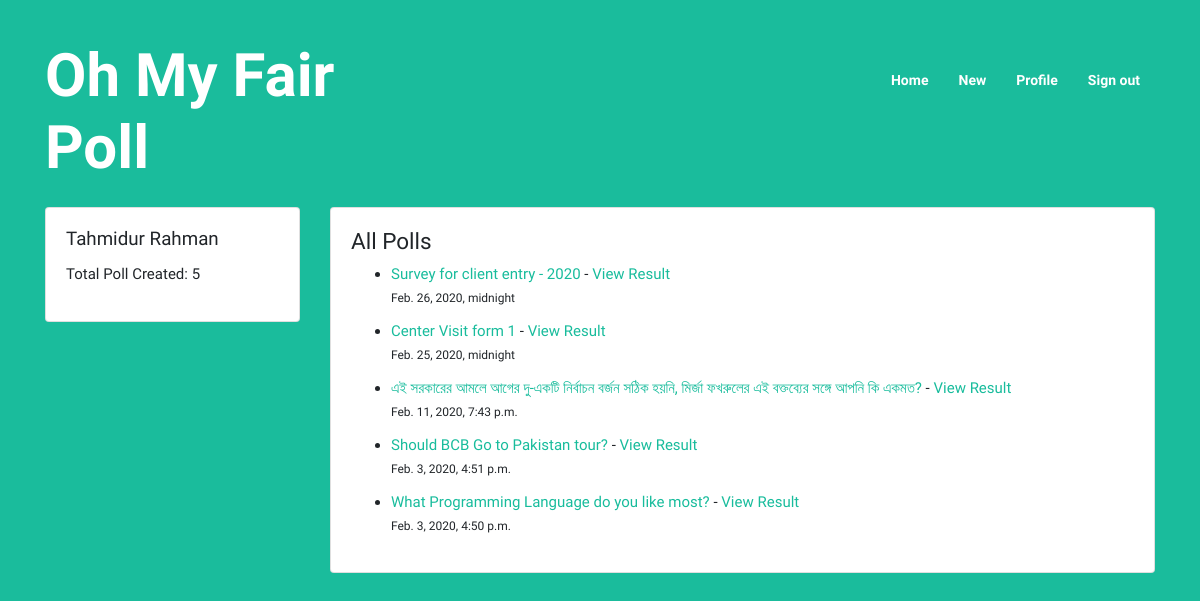
The app's page /accounts/profile (signed in), older data.
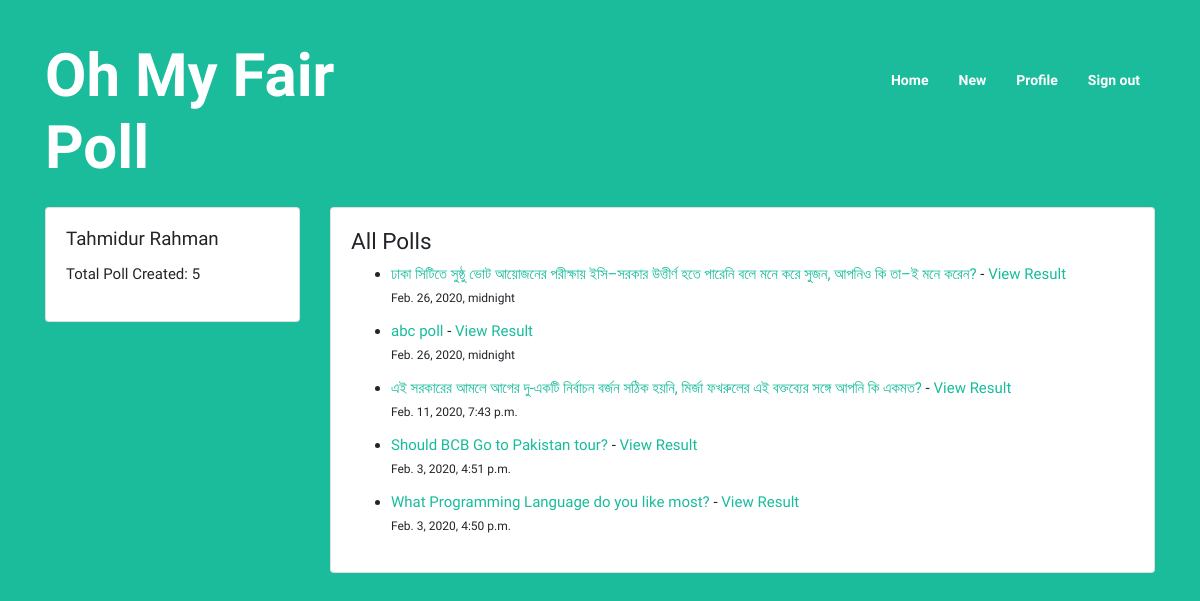
The same page, newer data.
### poll/models.py (models this page shows, shortened)
class Poll(models.Model):
	SINGLE_RESPONSE = 1
	MULTIPLE_RESPONSE = 2
	RESPONSE_CHOICES = [
		(SINGLE_RESPONSE, 'Single Response'),
		(MULTIPLE_RESPONSE, 'Multiple Response'),
	]
	title = models.CharField(max_length=200)
	descr = models.TextField(null=True, blank=True)
	response_type = models.SmallIntegerField(choices=RESPONSE_CHOICES, default=SINGLE_RESPONSE)
	creator = models.ForeignKey(User, on_delete=models.SET_NULL, null=True)
	anonymous_creator = models.BooleanField(default=False)
	start_date = models.DateTimeField(null=True)
	end_date = models.DateTimeField(null=True)

### accounts/views.py (the view)
# urls.py: path('profile', views.profile, name='accounts.profile'),
@login_required(login_url='accounts.login')
def profile(request):
    user = request.user
    polls = user.poll_set.all().order_by('-start_date')
    context = {
        'polls': polls
    }
    return render(request, 'accounts/profile.html', context)

### templates/accounts/profile.html
{% extends 'base.html' %}
{% block content %}
<div class="row">
  <div class="col-3">
    <div class="card">
      <div class="card-body">
        <h5 class="card-title">{{ request.user.first_name }} {{ request.user.last_name }}</h5>
        <p>Total Poll Created: {{ polls.count }}</p>
      </div>
    </div>
  </div>
  <div class="col-9">
    <div class="card">
      <div class="card-body">
        <h4>All Polls</h4>
        <ul>
          {% for poll in polls %}
            <li style="margin-bottom: 12px;"><a href="{% url 'view_poll' poll.id %}">{{ poll.title }}</a> - <a href="{% url 'poll.view_result' poll.id %}">View Result</a> <br> <small>{{ poll.start_date }}</small></li>
          {% endfor %}
        </ul>
      </div>
    </div>
  </div>
</div>
{% endblock content %}

Row changes from the older to the newer data that the page shows:
removed Poll: title "Survey for client entry - 2020", start_date "Feb. 26, 2020, midnight"
removed Poll: title "Center Visit form 1", start_date "Feb. 25, 2020, midnight"
added Poll: title "ঢাকা সিটিতে সুষ্ঠু ভোট আয়োজনের পরীক্ষায় ইসি–সরকার উত্তীর্ণ হতে পারেনি বলে মনে করে সুজন, আপনিও কি তা–ই মনে করেন?", start_date "Feb. 26, 2020, midnight"
added Poll: title "abc poll", start_date "Feb. 26, 2020, midnight"
